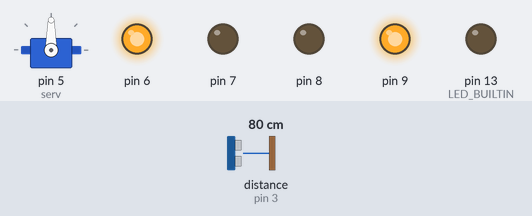
A sketch run on a simulated Arduino Uno, built with avr-gcc and run on an emulated ATmega328P. Parts: servo, output pins drawn as LEDs (lit = HIGH). Wiring (inferred from the names in the program): ultrasonic range finder: trigger pin 4; echo pin 3. Inputs (shaded band) come from the test bench; at power-on: distance to the obstacle (sensor on pin 3) 80 cm. The echo pulse lasts 58.3 µs per cm; pins used as bus, display or sensor lines are not drawn; what the sketch prints to the serial monitor is not drawn.

Above: at 1.2 s.
1.3 s: distance to the obstacle (sensor on pin 3) set to 23 cm
2.8 s: distance to the obstacle (sensor on pin 3) set to 19 cm
At 5.7 s:
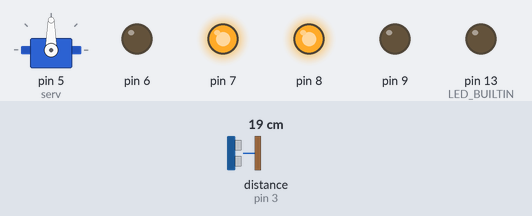
5.8 s: distance to the obstacle (sensor on pin 3) set to 35 cm
At 7.7 s:
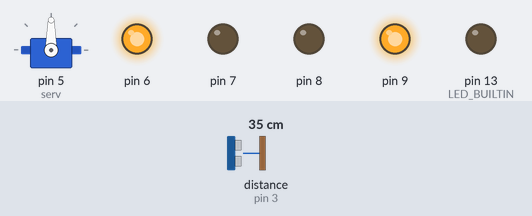
8.4 s: distance to the obstacle (sensor on pin 3) set to 2 cm
At 9.2 s:
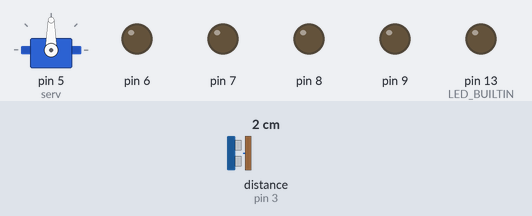
Timing chart, 0 to 12.4 s (numbered marks = the images above; inputs shaded):
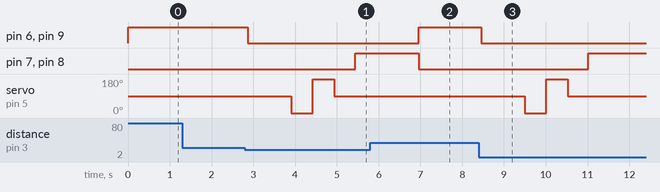

The sketch:

autonomous_obstacle_detection_and_avoidance.ino
```cpp
#include <Servo.h>
Servo serv;
void setup() {
  // put your setup code here, to run once:
  pinMode(LED_BUILTIN, OUTPUT);
  pinMode(3,INPUT);
  pinMode(4,OUTPUT);
  serv.attach(5);
  Serial.begin(9600);
  for(int i=6;i<10;i++){
      pinMode(i,OUTPUT);
  }
  serv.write(90);
  start();
}

void start()
{
  digitalWrite(6,HIGH);
  digitalWrite(9,HIGH);
  digitalWrite(7,LOW);
  digitalWrite(8,LOW);
  delay(30);
  Serial.print("Start\n");
}

void stop()
{
  digitalWrite(6,LOW);
  digitalWrite(8,LOW);
  digitalWrite(7,LOW);
  digitalWrite(9,LOW);
  delay(50);
}

void left()
{
  digitalWrite(6,LOW);
  digitalWrite(9,HIGH);
  digitalWrite(7,LOW);
  digitalWrite(8,LOW);
  delay(30);
}

void right()
{
  digitalWrite(6,HIGH);
  digitalWrite(9,LOW);
  digitalWrite(7,LOW);
  digitalWrite(8,LOW);
  delay(30);
}

void back()
{
  digitalWrite(6,LOW);
  digitalWrite(9,LOW);
  digitalWrite(7,HIGH);
  digitalWrite(8,HIGH);
  delay(30);
}

int pos = 0;
int trigPin=4;
int echoPin=3;
int dist=0;
int distance=0;
long duration=0;
int turnTime=1500;
int calculateDistance(){

  digitalWrite(trigPin, LOW);
  delayMicroseconds(2);
  // Sets the trigPin on HIGH state for 10 micro seconds
  digitalWrite(trigPin, HIGH);
  delayMicroseconds(10);
  digitalWrite(trigPin, LOW);
  duration = pulseIn(echoPin, HIGH); // Reads the echoPin, returns the sound wave travel time in microseconds
  // Serial.print(duration);
  distance=duration*0.034/2;
  return distance;
}
void loop() {
  start();
  delay(50);
  dist=calculateDistance();
  if(dist<20)
  {
    stop();
    delay(1000);
    // delay(1000);
    serv.write(0);
    delay(500);
    int leftDist=calculateDistance();
    delay(10);
    serv.write(180);
    delay(500);
    int rightDist=calculateDistance();
    delay(10);
    serv.write(90);
    delay(500);

    if(leftDist>rightDist && leftDist>=20)
    {
      left();
      delay(turnTime);
    }
    else if(rightDist>leftDist && rightDist>=20)
    {
      right();
      delay(turnTime);
    }
    else
    {
      back();
      delay(turnTime);
    }
  }


}
```

Measured:
- the behaviour switches between 21 and 20 cm on distance to the obstacle (sensor on pin 3) (found by bisection; images 0 and 1)
- after the input at 1.3 s, every drawn part: stays the same
- after the input at 2.8 s, pin 6, pin 9: HIGH → LOW after 0.06 s; pin 7, pin 8: LOW → HIGH after 2.6 s; servo on pin 5 (serv): 90° → 0° after 1.1 s, → 180° 0.51 s later, → 90° 0.51 s later
- after the input at 5.8 s, pin 6, pin 9: goes on until 7.0 s, then stays HIGH; servo on pin 5 (serv): stays 90° (without the input it goes to 0° after 2.3 s)
- after the input at 8.4 s, pin 6, pin 9: HIGH → LOW after 0.05 s; pin 7, pin 8: LOW → HIGH after 2.6 s; servo on pin 5 (serv): 90° → 0° after 1.1 s, → 180° 0.51 s later, → 90° 0.51 s later
